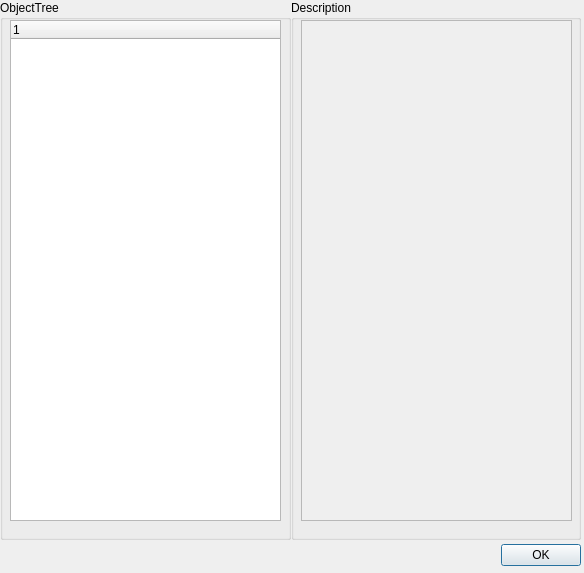
<ui version="4.0" >
 <author></author>
 <comment></comment>
 <exportmacro></exportmacro>
 <class>dlgObjectTreeDisplay</class>
 <widget class="QDialog" name="dlgObjectTreeDisplay" >
  <property name="geometry" >
   <rect>
    <x>0</x>
    <y>0</y>
    <width>584</width>
    <height>573</height>
   </rect>
  </property>
  <property name="windowTitle" >
   <string>Object Tree</string>
  </property>
  <property name="windowIcon" >
   <iconset resource="ui_resource.qrc" >:/icons/icons/22x22-gartoon/viewer.png</iconset>
  </property>
  <widget class="QWidget" name="verticalLayout" >
   <property name="geometry" >
    <rect>
     <x>0</x>
     <y>0</y>
     <width>581</width>
     <height>571</height>
    </rect>
   </property>
   <layout class="QVBoxLayout" >
    <property name="margin" >
     <number>0</number>
    </property>
    <property name="spacing" >
     <number>0</number>
    </property>
    <item>
     <layout class="QHBoxLayout" >
      <property name="margin" >
       <number>0</number>
      </property>
      <property name="spacing" >
       <number>0</number>
      </property>
      <item>
       <widget class="QGroupBox" name="ObjectTree" >
        <property name="title" >
         <string>ObjectTree</string>
        </property>
        <widget class="QTreeWidget" name="treeObjects" >
         <property name="geometry" >
          <rect>
           <x>10</x>
           <y>20</y>
           <width>271</width>
           <height>501</height>
          </rect>
         </property>
        </widget>
       </widget>
      </item>
      <item>
       <widget class="QGroupBox" name="Description" >
        <property name="title" >
         <string>Description</string>
        </property>
        <widget class="QTextEdit" name="textEdit" >
         <property name="enabled" >
          <bool>false</bool>
         </property>
         <property name="geometry" >
          <rect>
           <x>10</x>
           <y>20</y>
           <width>271</width>
           <height>501</height>
          </rect>
         </property>
        </widget>
       </widget>
      </item>
     </layout>
    </item>
    <item>
     <layout class="QHBoxLayout" >
      <property name="margin" >
       <number>0</number>
      </property>
      <property name="spacing" >
       <number>6</number>
      </property>
      <item>
       <spacer>
        <property name="orientation" >
         <enum>Qt::Horizontal</enum>
        </property>
        <property name="sizeHint" >
         <size>
          <width>131</width>
          <height>31</height>
         </size>
        </property>
       </spacer>
      </item>
      <item>
       <widget class="QPushButton" name="okButton" >
        <property name="text" >
         <string>OK</string>
        </property>
       </widget>
      </item>
     </layout>
    </item>
   </layout>
  </widget>
 </widget>
 <pixmapfunction></pixmapfunction>
 <resources>
  <include location="ui_resource.qrc" />
 </resources>
 <connections>
  <connection>
   <sender>okButton</sender>
   <signal>clicked()</signal>
   <receiver>dlgObjectTreeDisplay</receiver>
   <slot>accept()</slot>
   <hints>
    <hint type="sourcelabel" >
     <x>278</x>
     <y>253</y>
    </hint>
    <hint type="destinationlabel" >
     <x>96</x>
     <y>254</y>
    </hint>
   </hints>
  </connection>
 </connections>
</ui>
